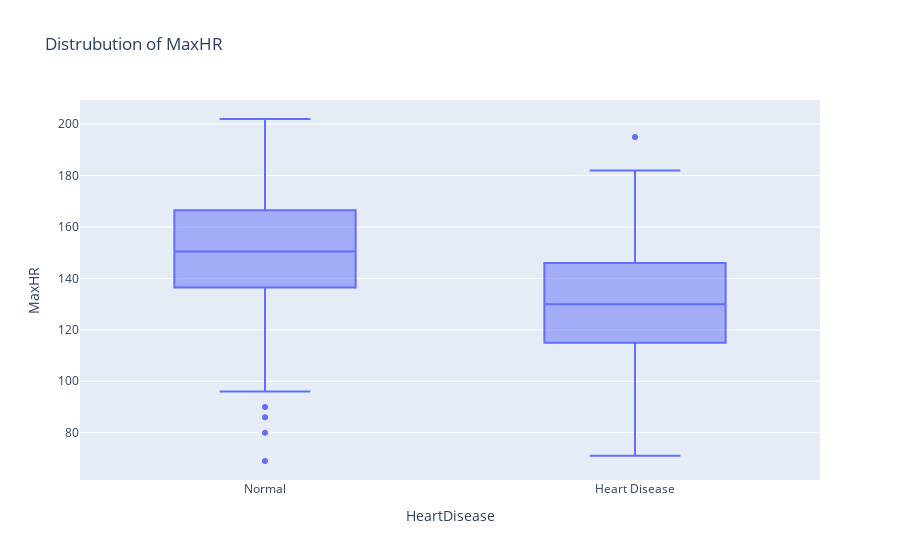

The code cell stored with this chart in its notebook:
### Code cell
fig = px.box(train_set,y="MaxHR",x="HeartDisease",title=f"Distrubution of MaxHR")
fig.show()

### Figure 1 — Plotly figure (JSON) as saved in the notebook; plotly's stock layout.template omitted (floating-point values rounded to 4 significant figures; data arrays with more than 128 entries replaced by an {"elided": "..."} marker saying what was removed)
{"data": [{"alignmentgroup": "True", "hovertemplate": "HeartDisease=%{x}<br>MaxHR=%{y}<extra></extra>", "legendgroup": "", "marker": {"color": "#636efa"}, "name": "", "notched": false, "offsetgroup": "", "orientation": "v", "showlegend": false, "type": "box", "x": {"elided": "598 str values"}, "x0": " ", "xaxis": "x", "y": {"elided": "598 int values"}, "y0": " ", "yaxis": "y"}], "layout": {"boxmode": "group", "legend": {"tracegroupgap": 0}, "title": {"text": "Distrubution of MaxHR"}, "xaxis": {"anchor": "y", "domain": [0, 1], "title": {"text": "HeartDisease"}}, "yaxis": {"anchor": "x", "domain": [0, 1], "title": {"text": "MaxHR"}}}}
